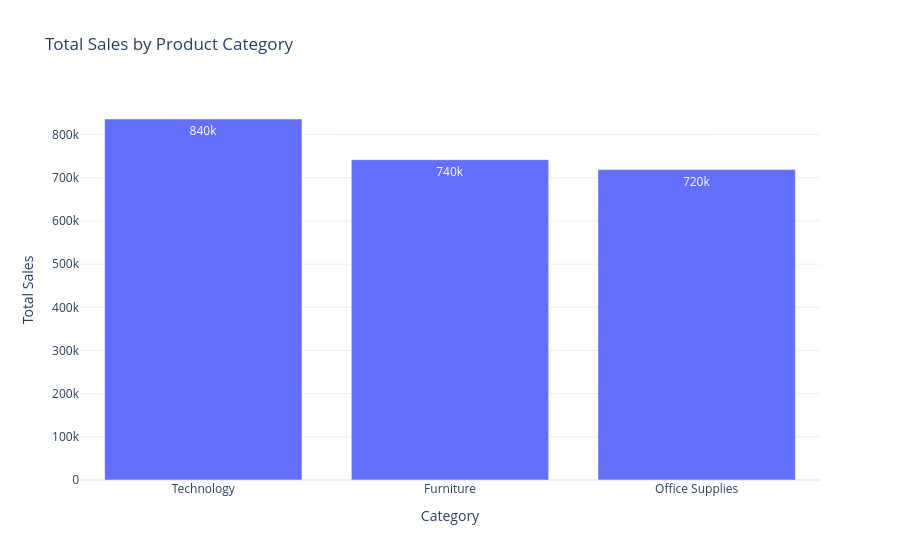

The code cell stored with this chart in its notebook:
### Code cell
##CREATING BAR CHART FOR SALES BY CATEGORY
fig = px.bar(
    category_sales,
    x="Category",
    y="Sales",
    title="Total Sales by Product Category",
    text_auto=".2s"
)

fig.update_layout(
    template="plotly_white",
    xaxis_title="Category",
    yaxis_title="Total Sales"
)

fig.show()

### Figure 1 — Plotly figure (JSON) as saved in the notebook; plotly's stock layout.template omitted (floating-point values rounded to 4 significant figures)
{"data": [{"alignmentgroup": "True", "hovertemplate": "Category=%{x}<br>Sales=%{y}<extra></extra>", "legendgroup": "", "marker": {"color": "#636efa", "pattern": {"shape": ""}}, "name": "", "offsetgroup": "", "orientation": "v", "showlegend": false, "textposition": "auto", "texttemplate": "%{y:.2s}", "type": "bar", "x": ["Technology", "Furniture", "Office Supplies"], "xaxis": "x", "y": [836200.0, 742000.0, 719000.0], "yaxis": "y"}], "layout": {"barmode": "relative", "legend": {"tracegroupgap": 0}, "title": {"text": "Total Sales by Product Category"}, "xaxis": {"anchor": "y", "domain": [0, 1], "title": {"text": "Category"}}, "yaxis": {"anchor": "x", "domain": [0, 1], "title": {"text": "Total Sales"}}}}
